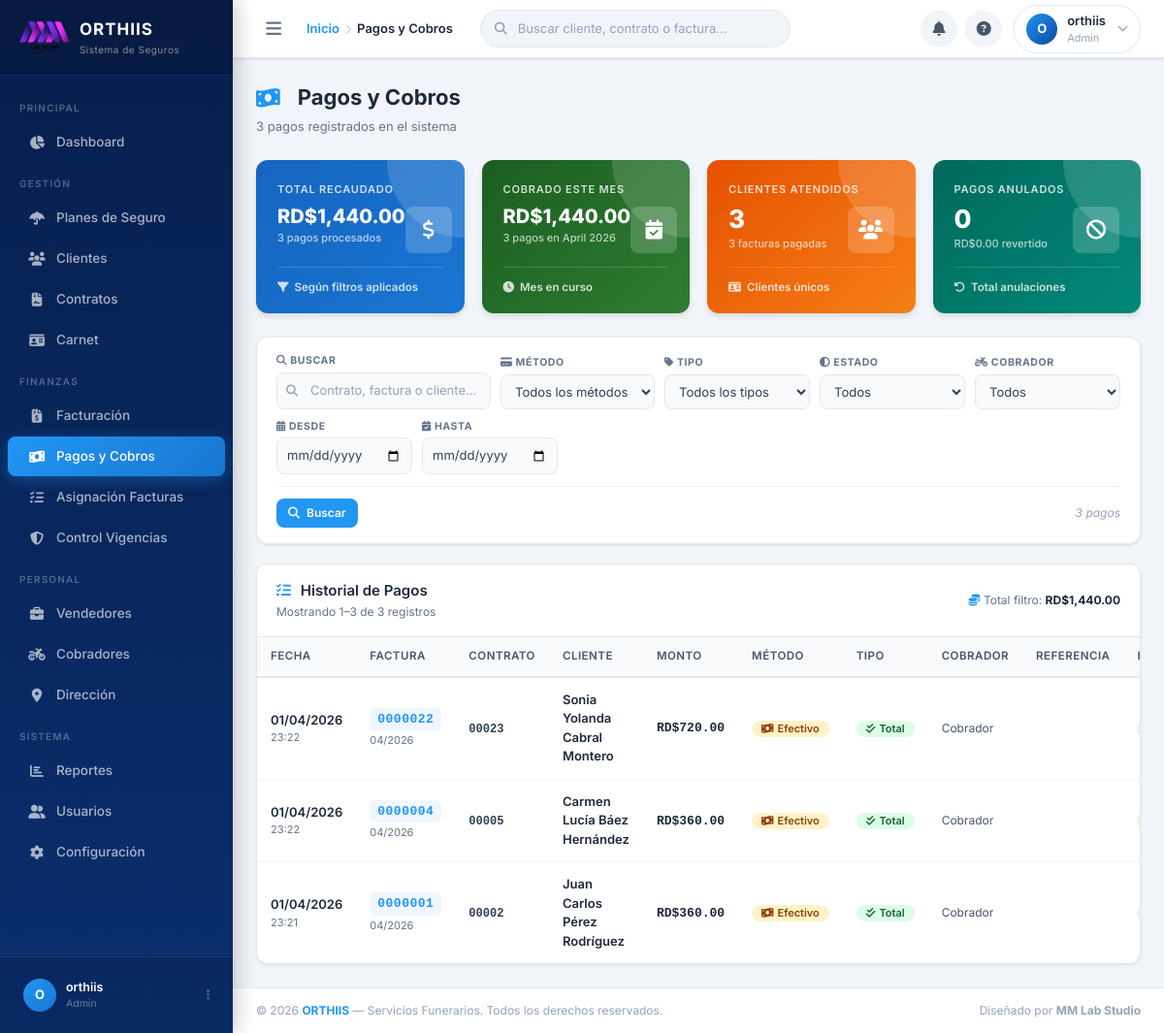
Page /pagos.php (signed in) on the committed database.
### tables this page shows
CREATE TABLE `configuracion_sistema` (
  `id` int(11) NOT NULL,
  `nombre_empresa` varchar(100) NOT NULL,
  `rif` varchar(20) DEFAULT NULL,
  `direccion` text DEFAULT NULL,
  `telefono` varchar(15) DEFAULT NULL,
  `celular` varchar(15) DEFAULT NULL,
  `email` varchar(100) DEFAULT NULL,
  `logo_url` varchar(255) DEFAULT NULL,
  `moneda` varchar(10) DEFAULT 'USD',
  `dias_gracia_pago` int(11) DEFAULT 5,
  `formato_factura` text DEFAULT NULL,
  `created_at` timestamp NOT NULL DEFAULT current_timestamp(),
  `updated_at` timestamp NOT NULL DEFAULT current_timestamp() ON UPDATE current_timestamp()
);

CREATE TABLE `pagos` (
  `id` int(11) NOT NULL,
  `factura_id` int(11) NOT NULL,
  `monto` decimal(10,2) NOT NULL,
  `fecha_pago` datetime NOT NULL,
  `metodo_pago` enum('efectivo','transferencia','cheque') NOT NULL,
  `referencia_pago` varchar(50) DEFAULT NULL,
  `cobrador_id` int(11) DEFAULT NULL,
  `estado` enum('procesado','anulado') DEFAULT 'procesado',
  `notas` text DEFAULT NULL,
  `created_at` timestamp NOT NULL DEFAULT current_timestamp(),
  `tipo_pago` enum('total','abono') DEFAULT 'total'
);

CREATE TABLE `facturas` (
  `id` int(11) NOT NULL,
  `numero_factura` varchar(7) NOT NULL,
  `cuota` int(11) NOT NULL,
  `mes_factura` varchar(7) NOT NULL,
  `contrato_id` int(11) NOT NULL,
  `fecha_emision` date NOT NULL,
  `fecha_vencimiento` date NOT NULL,
  `monto` decimal(10,2) NOT NULL,
  `monto_pendiente` decimal(10,2) DEFAULT 0.00,
  `estado` enum('pendiente','pagada','vencida','anulada','incompleta') DEFAULT 'pendiente',
  `notas` text DEFAULT NULL,
  `created_at` timestamp NOT NULL DEFAULT current_timestamp(),
  `updated_at` timestamp NOT NULL DEFAULT current_timestamp() ON UPDATE current_timestamp(),
  `cantidad_dependientes` int(11) DEFAULT 0,
  `tiene_geriatrico` tinyint(1) DEFAULT 0
);

CREATE TABLE `contratos` (
  `id` int(11) NOT NULL,
  `numero_contrato` varchar(20) DEFAULT NULL,
  `cliente_id` int(11) NOT NULL,
  `plan_id` int(11) NOT NULL,
  `fecha_inicio` date NOT NULL,
  `fecha_fin` date DEFAULT NULL,
  `monto_mensual` decimal(10,2) NOT NULL,
  `monto_total` decimal(10,2) NOT NULL,
  `dia_cobro` int(11) NOT NULL,
  `estado` enum('activo','cancelado','suspendido') DEFAULT 'activo',
  `vendedor_id` int(11) DEFAULT NULL,
  `notas` text DEFAULT NULL,
  `ubicacion_lat` decimal(10,8) DEFAULT NULL COMMENT 'Latitud GPS del contrato',
  `ubicacion_lng` decimal(11,8) DEFAULT NULL COMMENT 'Longitud GPS del contrato',
  `ubicacion_ref` varchar(255) DEFAULT NULL COMMENT 'Referencia textual de la ubicación',
  `created_at` timestamp NOT NULL DEFAULT current_timestamp(),
  `updated_at` timestamp NOT NULL DEFAULT current_timestamp() ON UPDATE current_timestamp()
);

CREATE TABLE `clientes` (
  `id` int(11) NOT NULL,
  `codigo` varchar(5) NOT NULL,
  `nombre` varchar(100) NOT NULL,
  `apellidos` varchar(100) NOT NULL,
  `cedula` varchar(13) NOT NULL,
  `telefono1` varchar(15) NOT NULL,
  `telefono2` varchar(15) DEFAULT NULL,
  `telefono3` varchar(15) DEFAULT NULL,
  `direccion` text NOT NULL,
  `email` varchar(100) NOT NULL,
  `fecha_nacimiento` date DEFAULT NULL,
  `fecha_registro` datetime NOT NULL,
  `estado` enum('activo','inactivo','suspendido') DEFAULT 'activo',
  `cobrador_id` int(11) NOT NULL,
  `vendedor_id` int(11) NOT NULL,
  `notas` text DEFAULT NULL,
  `created_at` timestamp NOT NULL DEFAULT current_timestamp(),
  `updated_at` timestamp NOT NULL DEFAULT current_timestamp() ON UPDATE current_timestamp()
);

CREATE TABLE `cobradores` (
  `id` int(11) NOT NULL,
  `codigo` varchar(3) NOT NULL,
  `nombre_completo` varchar(200) NOT NULL,
  `descripcion` text DEFAULT NULL,
  `fecha_ingreso` date NOT NULL,
  `estado` enum('activo','inactivo') DEFAULT 'activo',
  `usuario_id` int(11) DEFAULT NULL,
  `telefono` varchar(15) DEFAULT NULL,
  `email` varchar(100) DEFAULT NULL,
  `created_at` timestamp NOT NULL DEFAULT current_timestamp(),
  `updated_at` timestamp NOT NULL DEFAULT current_timestamp() ON UPDATE current_timestamp()
);

### pagos.php (the view, shortened to what the rows shown need)
<?php
require_once 'config.php';
$where  = "p.estado != 'eliminado'";
$params = [];
$por_pagina   = isset($_COOKIE['pagos_por_pagina']) ? (int)$_COOKIE['pagos_por_pagina'] : 50;
$pagina_actual = max(1, (int)($_GET['pagina'] ?? 1));
$offset        = ($pagina_actual - 1) * $por_pagina;
$stmtList = $conn->prepare("
    SELECT p.*,
           f.numero_factura,
           f.mes_factura,
           c.numero_contrato,
           cl.nombre       AS cliente_nombre,
           cl.apellidos    AS cliente_apellidos,
           co.nombre_completo AS cobrador_nombre
    FROM pagos p
    JOIN facturas  f  ON p.factura_id  = f.id
    JOIN contratos c  ON f.contrato_id = c.id
    JOIN clientes  cl ON c.cliente_id  = cl.id
    LEFT JOIN cobradores co ON p.cobrador_id = co.id
    WHERE $where
    ORDER BY p.fecha_pago DESC, p.id DESC
    LIMIT ? OFFSET ?
");
$allP = array_merge($params, [$por_pagina, $offset]);
foreach ($allP as $i => $v) {
    $stmtList->bindValue($i + 1, $v, is_int($v) ? PDO::PARAM_INT : PDO::PARAM_STR);
}
$stmtList->execute();
$pagos = $stmtList->fetchAll();
require_once 'header.php';
?>
<div class="card fade-in delay-2">
    <div style="overflow-x:auto;">
        <table class="data-table" id="tablaPagos">
            <thead>
                <tr>
                    <th>Fecha</th>
                    <th>Factura</th>
                    <th>Contrato</th>
                    <th>Cliente</th>
                    <th>Monto</th>
                    <th>Método</th>
                    <th>Tipo</th>
                    <th>Cobrador</th>
                    <th>Referencia</th>
                    <th>Estado</th>
                </tr>
            </thead>
            <tbody>
            <?php if (!empty($pagos)): ?>
                <?php foreach ($pagos as $pago): ?>
                <tr id="fila-pago-<?php echo $pago['id']; ?>">
                    <td style="white-space:nowrap;">
                        <div style="font-weight:600;font-size:13px;color:var(--gray-800);">
                            <?php echo date('d/m/Y', strtotime($pago['fecha_pago'])); ?>
                        </div>
                        <div style="font-size:11px;color:var(--gray-500);">
                            <?php echo date('H:i', strtotime($pago['fecha_pago'])); ?>
                        </div>
                    </td>
                    <td>
                        <a href="ver_factura.php?id=<?php echo $pago['factura_id']; ?>"
                           class="fact-num" title="Ver factura">
                            <?php echo htmlspecialchars($pago['numero_factura']); ?>
                        </a>
                        <?php if ($pago['mes_factura']): ?>
                        <div style="font-size:11px;color:var(--gray-500);margin-top:2px;">
                            <?php echo htmlspecialchars($pago['mes_factura']); ?>
                        </div>
                        <?php endif; ?>
                    </td>
                    <td>
                        <span style="font-family:monospace;font-weight:600;font-size:12px;color:var(--gray-700);">
                            <?php echo str_pad($pago['numero_contrato'],5,'0',STR_PAD_LEFT); ?>
                        </span>
                    </td>
                    <td>
                        <div class="client-name">
                            <?php echo htmlspecialchars($pago['cliente_nombre'].' '.$pago['cliente_apellidos']); ?>
                        </div>
                    </td>
                    <td>
                        <span class="monto-cell <?php echo $pago['estado']==='anulado'?'anulado':''; ?>">
                            RD$<?php echo number_format($pago['monto'],2); ?>
                        </span>
                    </td>
                    <td>
                        <?php
                        $metIcon = match($pago['metodo_pago']) {
                            'efectivo'      => 'fa-money-bill-wave',
                            'transferencia' => 'fa-building-columns',
                            'cheque'        => 'fa-money-check',
                            'tarjeta'       => 'fa-credit-card',
                            default         => 'fa-circle-dot',
                        };
                        $metCls = 'badge-'.$pago['metodo_pago'];
                        ?>
                        <span class="badge <?php echo $metCls; ?>">
                            <i class="fas <?php echo $metIcon; ?>"></i>
                            <?php echo ucfirst($pago['metodo_pago']); ?>
                        </span>
                    </td>
                    <td>
                        <span class="badge badge-<?php echo $pago['tipo_pago']; ?>">
                            <i class="fas <?php echo $pago['tipo_pago']==='total'?'fa-check-double':'fa-minus'; ?>"></i>
                            <?php echo ucfirst($pago['tipo_pago']); ?>
                        </span>
                    </td>
                    <td style="font-size:12px;color:var(--gray-600);">
                        <?php echo htmlspecialchars($pago['cobrador_nombre'] ?? '—'); ?>
                    </td>
                    <td style="font-family:monospace;font-size:12px;color:var(--gray-600);">
                    </td>
                    <td>
                        <span class="badge badge-<?php echo $pago['estado']; ?>">
                        </span>
                    </td>
                </tr>
                <?php endforeach; ?>
            <?php endif; ?>
            </tbody>
        </table>
    </div>
</div>
<?php require_once 'footer.php'; ?>

### header.php (shortened to what the rows shown need)
<?php
require_once 'config.php';
require_once 'toast.php';
$stmtConfig = $conn->prepare("SELECT logo_url FROM configuracion_sistema WHERE id = 1");
$stmtConfig->execute();
$config = $stmtConfig->fetch();
?>
<!DOCTYPE html>
<html lang="es">
<head>
    <link href="https://cdnjs.cloudflare.com/ajax/libs/font-awesome/6.5.0/css/all.min.css" rel="stylesheet">
    <link rel="stylesheet" href="https://cdn.jsdelivr.net/npm/toastify-js/src/toastify.min.css">
    <link href="https://cdn.jsdelivr.net/npm/bootstrap@5.1.3/dist/css/bootstrap.min.css" rel="stylesheet">
    <link rel="stylesheet" href="https://cdn.jsdelivr.net/npm/bootstrap@4.6.2/dist/css/bootstrap.min.css">
    <link rel="stylesheet" href="styles.css">
    <?php echo Toast::render(); ?>
</head>
<body>
<aside class="sidebar" id="sidebar">
    <div class="sidebar-brand">
        <?php if (!empty($config['logo_url'])): ?>
            <img src="<?php echo htmlspecialchars($config['logo_url']); ?>"
                 alt="Orthiis Logo"
                 style="height:34px;width:auto;border-radius:8px;object-fit:contain;">
        <?php else: ?>
            <div class="brand-icon">
                <i class="fas fa-shield-halved"></i>
            </div>
        <?php endif; ?>
        <div class="brand-text">
            <div class="brand-name">ORTHIIS</div>
            <div class="brand-sub">Sistema de Seguros</div>
        </div>
    </div>
</aside>
<div class="main-wrapper" id="mainWrapper">
    <div class="page-content">

### rows in the picture
configuracion_sistema: logo_url (picture)
pagos: fecha_pago "01/04/2026", fecha_pago "23:22", factura.numero_factura "0000022", factura.mes_factura "04/2026", contratos.numero_contrato "00023", clientes.nombre+apellidos "Sonia Yolanda Cabral Montero", monto "720.00", metodo_pago "Efectivo", tipo_pago "Total", cobrador.nombre_completo "Cobrador"
pagos: fecha_pago "01/04/2026", fecha_pago "23:22", factura.numero_factura "0000004", factura.mes_factura "04/2026", contratos.numero_contrato "00005", clientes.nombre+apellidos "Carmen Lucía Báez Hernández", monto "360.00", metodo_pago "Efectivo", tipo_pago "Total", cobrador.nombre_completo "Cobrador"
pagos: fecha_pago "01/04/2026", fecha_pago "23:21", factura.numero_factura "0000001", factura.mes_factura "04/2026", contratos.numero_contrato "00002", clientes.nombre+apellidos "Juan Carlos Pérez Rodríguez", monto "360.00", metodo_pago "Efectivo", tipo_pago "Total", cobrador.nombre_completo "Cobrador"

### other values in the picture
$iniciales "O"
$usuarioNombre "orthiis"
$usuarioRol "Admin"
$tituloActual "Pagos y Cobros"
$total_registros "3"
$kpi['total_recaudado'] "1,440.00"
$kpi['cant_procesados'] "3"
$kpiMes['total_mes'] "1,440.00"
$kpiMes['cant_mes'] "3"
$kpi['clientes_unicos'] "3"
$kpi['facturas_unicas'] "3"
$kpi['cant_anulados'] "0"
$kpi['total_anulado'] "0.00"
min($offset+1,$total_registros) "1"
min($offset+$por_pagina,$total_registros) "3"
